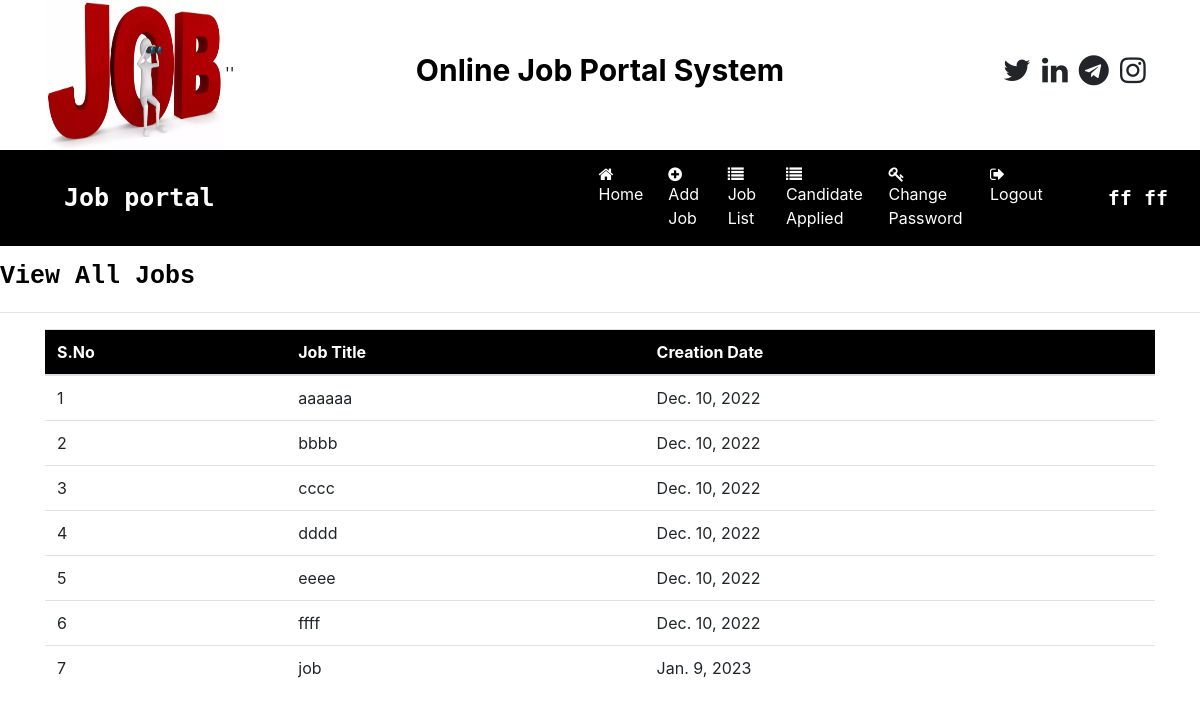
Page /job_list (signed in) on the committed database.
### job/models.py (models this page shows, shortened)
class Job(models.Model):
    recruiter=models.ForeignKey(Recruiter,on_delete=models.CASCADE)
    start_date =models.DateField()
    end_date=models.DateField()
    title=models.CharField(max_length=100)
    salary=models.FloatField(max_length=20)
    image=models.FileField()
    description =models.CharField(max_length=300)
    experience =models.CharField(max_length=50)
    location =models.CharField(max_length=100)
    skills =models.CharField(max_length=100)
    creationdate =models.DateField()

### job/views.py (the view)
# urls.py: path('job_list',job_list,name="job_list"),
def job_list(request):
    if not request.user.is_authenticated:
        return redirect('recruiter_login')
    user=request.user
    recruiter=Recruiter.objects.get(user=user)
    job=Job.objects.filter(recruiter=recruiter)
    d={'job':job}
    return render(request,'job_list.html',d)

### job/templates/job_list.html (shortened to what this page needs)
{% load static %}
{% block body %}
{% include 'recruiter_navigation.html' %}
<marquee style="font-family:monospace;font-size:25px;color:black;font-weight:bold;margin-top:1%">
    View All Jobs
</marquee>
<hr>
<div class="container">
<table class="table table-hover "id="example">
    <thead>
    <tr style="background-color:black;color:white">
            <th>S.No</th>
            <th>Job Title</th>
            <th>Creation Date</th>
    </tr>
    </thead>
    <tbody>
    {% for i in job %}
    <tr>
            <td>{{forloop.counter}}</td>
            <td>{{i.title}}</td>
            <td>{{i.creationdate}}</td>
        </tr>
        {% endfor %}
    </tbody>
</table>
</div>
{% endblock %}

### job/templates/recruiter_navigation.html (shortened to what this page needs)
<html>
    <head>
        {% load static %}
  <link rel="stylesheet" href="https://cdn.jsdelivr.net/npm/bootstrap@4.6.2/dist/css/bootstrap.min.css">
  <link rel="stylesheet" href="https://cdnjs.cloudflare.com/ajax/libs/font-awesome/4.7.0/css/font-awesome.min.css">
    </head>
    <body>
        <div class="container">
            <div class="row">
                <div class="col-sm-3">
                     <img src="{% static 'images/job1.WEBP' %}"width="180px" height="150px">''
                </div>
                <div class="col-sm-6 mt-5 text-center">
                    <span style="font-weight : bold ; font-size: 30px">
                        <span style="color : black">Online Job</span>
                        <span style="color : black">Portal System</span>
                    </span>
               </div>
               <div class="col-sm-3 mt-5" style="padding-left : 10% ">
               <span style="font-weight:bold ; font-size : 30px">
                  <span><i class="fa fa-twitter pl-1"></iclass></i></span>
                  <span><i class="fa fa-linkedin pl-1"></iclass></i></span>
                  <span><i class="fa fa-telegram pl-1"></iclass></i></span>
                  <span><i class="fa fa-instagram pl-1"></iclass></i></span>
               </span>
           </div>
            </div>
        </div>
        <nav class="navbar navbar-expand-sm" style="background-color: black ">
            <a class="navbar-brand text-white pl-5 font-weight-bold" style="font-family: 'monospace'; font-size:25px">Job portal</a>
        <ul class="navbar-nav">
            <li class="nav-item">
                <a class="nav-link" href="{% url 'recruiter_home' %}" style="margin-left:360px"><i class ="fa fa-home mr-1"></i> Home</a>
            </li>
            <li class="nav-item">
                <a class="nav-link" href="{% url 'add_job' %}" ><i class ="fa fa-plus-circle mr-1"></i>Add Job</a>
            </li>
            <li class="nav-item">
                <a class="nav-link" href="{% url 'job_list' %}" ><i class ="fa fa-list mr-1"></i>Job List</a>
            </li>
            <li class="nav-item">
                <a class="nav-link" href="{% url 'applied_candidatelist' %}" ><i class ="fa fa-list mr-1"></i>Candidate Applied</a>
            </li>
            <li class="nav-item">
                <a class="nav-link" href="{% url 'change_passwordrecruiter' %}" ><i class ="fa fa-key mr-1"></i>Change Password</a>
            </li>
            <li class="nav-item">
                <a class="nav-link" href="{% url 'Logout' %}" ><i class ="fa fa-sign-out mr-1"></i>Logout</a>
            </li>
        </ul>
        <a class="navbar-brand text-white pl-5 font-weight-bold" style="font-family: 'monospace'; font-size:20px">{{request.user.first_name}} {{request.user.last_name}}</a>
        </nav>
    </body>
</html>

### job/templates/recruiter_navigation.html (style rules this page uses)
.nav-link { color:white; margin-right:9px; }

### rows in the picture
Job: title "aaaaaa", creationdate "Dec. 10, 2022"
Job: title "bbbb", creationdate "Dec. 10, 2022"
Job: title "cccc", creationdate "Dec. 10, 2022"
Job: title "dddd", creationdate "Dec. 10, 2022"
Job: title "eeee", creationdate "Dec. 10, 2022"
Job: title "ffff", creationdate "Dec. 10, 2022"
Job: title "job", creationdate "Jan. 9, 2023"

### other values in the picture
{{ request.user.first_name }} "ff"
{{ request.user.last_name }} "ff"
